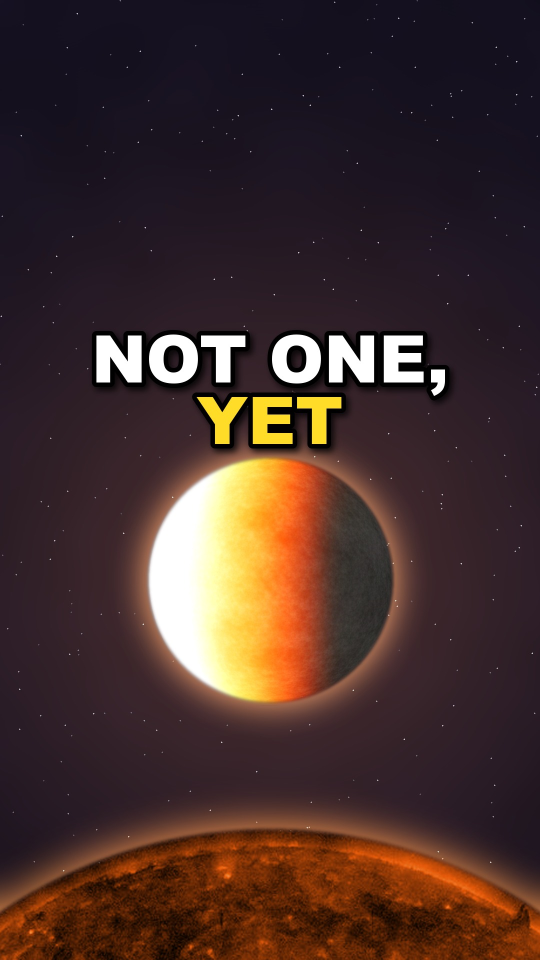
#> input picture 00_Brand/Channel-Setup/audits/THUMB_AUDIT_2026-10-04/blackdwarf_short_mZ82-ijANk4.jpg, 1080 x 1920 px, given in place of PIA19048_europa_hi.jpg, which was not available (shown at 1/2 size)
$ python build_weekly_thumbs_j3302.py
#> lines starting #> are read from the running program, lines starting #| are printed output that depends on the picture
### 00_Brand/Channel-Setup/tools/thumb_preview.py
#!/usr/bin/env python3
"""Thumbnail phone-size preview — run on every thumb BEFORE upload (25 Sep 2026 audit).

Renders each thumb at the sizes people actually see it on a phone, next to the live
channel's current thumbs if you pass them too, and writes one sheet to eyeball:

  long (16:9)   phone search row 168×94 · phone home feed 360×202
  short (9:16)  search / channel tile 110×196 · centre 16:9 crop 168×94 (Shorts list)

The test (THUMBNAIL_AND_TITLE_RULES.md): at 168×94 every hook word is readable, the one
subject is recognisable, and nothing in the centre crop is cut off. If you have to lean
in, the text is too small or too long.

Usage
  python3 thumb_preview.py long  thumb.jpg [other.jpg ...] --out /tmp/long_preview.jpg
  python3 thumb_preview.py short thumb.jpg [other.jpg ...] --out /tmp/short_preview.jpg
  python3 thumb_preview.py long  thumb.jpg --out /tmp/x.jpg --score   # + colour numbers (Packaging, 11 Oct 2026)

--score prints, per thumb, mean HSV saturation (0-255) and the near-black share (luma < 26), and
exits 1 on a FAIL (THUMBNAIL_AND_TITLE_RULES.md §2.B): long saturation below SAT_FAIL, or near-black
over 30%. Orbit's last ten longs averaged about 94-97; Astrum's top longs about 139-141 (11 Oct 2026).
HOS covers are scored on near-black only (period paper: no saturation push), with --house hos.

Needs Pillow (pip install pillow).
"""
from __future__ import annotations

import argparse
from pathlib import Path

from PIL import Image, ImageOps

SIZES = {
    "long": [("search", (168, 94)), ("home", (360, 202))],
    "short": [("tile", (110, 196)), ("centre crop", (168, 94))],
}
GAP = 12
SAT_TARGET = 120   # Orbit longs aim here (Astrum top ~139, ours ~94 on 11 Oct 2026)
SAT_FAIL = 100     # below this an Orbit long thumb FAILs the Chief / Auditor review
SAT_FAIL_PALE = 85 # --pale: a naturally pale subject (the Moon, Europa ice, Saturn); Chief notes it in the review
NEAR_BLACK_MAX = 0.30


def score(path: Path, kind: str, house: str = "owb", pale: bool = False) -> dict:
    """Colour numbers for the Packaging check (11 Oct 2026). Pillow only."""
    im = Image.open(path).convert("RGB")
    sat = Image.open(path).convert("HSV").getchannel("S")
    hist = sat.histogram()
    mean_sat = sum(i * n for i, n in enumerate(hist)) / max(1, sum(hist))
    lh = im.convert("L").histogram()
    nb = sum(lh[:26]) / max(1, sum(lh))
    fails = []
    if nb > NEAR_BLACK_MAX:
        fails.append(f"near-black {nb:.0%} > 30%")
    floor = SAT_FAIL_PALE if pale else SAT_FAIL
    if house == "owb" and kind == "long" and mean_sat < floor:
        fails.append(f"saturation {mean_sat:.0f} < {floor} (target {SAT_TARGET}+)")
    return {"file": str(path), "saturation": round(mean_sat, 1), "near_black": round(nb, 3), "fails": fails}


# [49 lines left out: functions render, main, not called in this run]


# [2 lines that do not run on import are left out]

### 00_Brand/Channel-Setup/tools/build_weekly_thumbs_j3302.py
#!/usr/bin/env python3
"""J3302: reproducible weekly thumbnail builder for Orbit With Ben (2026-11-21).

Builds the 3 Test & Compare Challenger B thumbnails for the 3 weakest untested
public longs (no running Studio test and no pending Chief-approved proposal):
  1. NbW5G1BpPY0 (006 Europa: Could Life Exist Under The Ice Of Europa?)
     -> NbW5G1BpPY0_B_v01.jpg  |  2× EARTH'S WATER  (yellow: 2×)
     Real NASA/JPL-Caltech/SETI Galileo enhanced-color Europa mosaic (PIA19048)
     + Apollo 17 Blue Marble Earth scale/ocean reference (as17-148-22727)
     + crisp white discovery arrow to Europa's fractured red-brown ice lineae.
  2. rVqgtkBV3jc (024 Light Speed: What Happens If You Travel Near Light Speed?)
     -> rVqgtkBV3jc_B_v01.jpg  |  YOU AGE SLOWER  (yellow: SLOWER)
     Real NASA STS-41B photograph of Bruce McCandless II floating untethered
     above Earth's curved blue limb (S84-27018), composited against a
     relativistic blue-shifted forward / red-shifted aft starlight field
     (024 locked script v02 Scene 03; replaces synthetic sci-fi ship and
     fixes 6-word §2.B.2 style FAIL).
  3. REXYxuLOBoI (005 Last Star: The Last Star: What Happens When a Red Dwarf Dies?)
     -> REXYxuLOBoI_B_v01.jpg  |  OUTLIVES OUR SUN  (yellow: OUTLIVES)
     Real NASA/GSFC SDO AIA 304 Å extreme-UV full-disk solar plate with
     erupting filament (GSFC_20171208_Archive_e002069) graded as a blazing
     crimson red dwarf + Apollo 17 Blue Marble Earth story/scale inset
     (as17-148-22727; fixes missing §2.A.5 scale ref and vague LAST LIGHT hook).

£0 spend; 100% public-domain NASA plates; no YouTube Studio writes.
"""
from __future__ import annotations

import argparse
import hashlib
import json
import math
import shutil
import subprocess
import sys
from pathlib import Path

import numpy as np
from PIL import Image, ImageDraw, ImageEnhance, ImageFilter, ImageFont, ImageOps

ROOT = (
    Path(__file__).resolve().parents[3]
    if "00_Brand" in str(Path(__file__).resolve())
    else Path.cwd()
)
SYS_TOOLS = ROOT / "00_Brand/Channel-Setup/tools"
sys.path.insert(0, str(SYS_TOOLS))
from thumb_preview import score as score_thumb  # noqa: E402

FONT_PATH = "/System/Library/Fonts/Supplemental/Arial Black.ttf"
W, H = 1280, 720
BAND_H = 148
YELLOW = (255, 230, 0)
WHITE = (255, 255, 255)
BLACK = (0, 0, 0)

NAS_BASE = Path("/Volumes/data/studio-live/orbit-with-ben/02_Video-Projects")
DEFAULT_PLATES = Path.home() / "_desk/j3302/plates"
DEFAULT_EARTH = Path.home() / "_desk/j2834/plates/as17-148-22727.jpg"
DEFAULT_LIVE = Path.home() / "_desk/j3302/live"
DEFAULT_OUT = Path.home() / "_desk/j3302/designs_v01"


def sha256(p: Path) -> str:
    return hashlib.sha256(p.read_bytes()).hexdigest()


def make_cosmic_bg(
    seed: int,
    base_rgb: tuple[int, int, int],
    glow_rgb: tuple[int, int, int],
    gx: float,
    gy: float,
    gr: float,
    sec_glow: tuple[tuple[int, int, int], float, float, float] | None = None,
    stars: int = 95,
) -> Image.Image:
#> called with seed = 601, base_rgb = (8, 18, 50), glow_rgb = (16, 78, 178), gx = 790, gy = 540, gr = 620, sec_glow = ((22, 102, 205), 215, 515, 310), stars = 110
    rng = np.random.default_rng(seed)
    yy, xx = np.mgrid[0:H, 0:W]
    g = np.exp(-(((xx - gx) ** 2) / (gr ** 2) + ((yy - gy) ** 2) / ((gr * 0.72) ** 2)))
    arr = np.zeros((H, W, 3), dtype=np.float32)
    for k in range(3):
        arr[:, :, k] = base_rgb[k] + glow_rgb[k] * g
    if sec_glow is not None:
        rgb2, x2, y2, r2 = sec_glow
        g2 = np.exp(-(((xx - x2) ** 2) / (r2 ** 2) + ((yy - y2) ** 2) / ((r2 * 0.8) ** 2)))
        for k in range(3):
            arr[:, :, k] += rgb2[k] * g2
    arr += rng.normal(0, 1.0, (H, W, 1))
    im = Image.fromarray(np.clip(arr, 0, 255).astype(np.uint8))
    d = ImageDraw.Draw(im)
    for _ in range(stars):
        sx = int(rng.integers(14, W - 14))
        sy = int(rng.integers(BAND_H + 6, H - 14))
        sv = int(rng.integers(120, 235))
        r = 1 if rng.random() < 0.82 else 2
        d.ellipse((sx, sy, sx + r, sy + r), fill=(sv, sv, min(255, sv + 30)))
    return im


def apply_top_band_scrim(im: Image.Image, band_rgb: tuple[int, int, int] = (14, 24, 52), strength: float = 0.72) -> Image.Image:
    """Smooth cosine-feathered top band (y=0..186) with zero hard seam."""
    arr = np.asarray(im, dtype=np.float32)
    yy = np.arange(H, dtype=np.float32)[:, None]
    t = np.clip((yy - 95.0) / (195.0 - 95.0), 0.0, 1.0)
    alpha = strength * 0.5 * (1.0 + np.cos(math.pi * t))
    alpha = np.where(yy < 95.0, strength, alpha)[:, :, None]
    tint = np.array(band_rgb, dtype=np.float32)[None, None, :]
    out = arr * (1.0 - alpha) + tint * alpha
    return Image.fromarray(np.clip(out, 0, 255).astype(np.uint8))


def draw_top_band_text(
    im: Image.Image,
    tokens: list[tuple[str, tuple[int, int, int]]],
    max_w: int = 1190,
    start_size: int = 104,
    y_center: int = 74,
) -> tuple[int, int]:
    """Draw bold ALL-CAPS single-line house headline in top band, yellow hook word + heavy black outline."""
    d = ImageDraw.Draw(im)
    size = start_size
    while size >= 66:
        font = ImageFont.truetype(FONT_PATH, size)
        space_w = int(d.textlength(" ", font=font))
        widths = [int(d.textlength(w, font=font)) for w, _ in tokens]
        total_w = sum(widths) + space_w * (len(tokens) - 1)
        if total_w <= max_w:
            break
        size -= 2
    font = ImageFont.truetype(FONT_PATH, size)
    space_w = int(d.textlength(" ", font=font))
    widths = [int(d.textlength(w, font=font)) for w, _ in tokens]
    total_w = sum(widths) + space_w * (len(tokens) - 1)
    bbox_sample = d.textbbox((0, 0), "EARTHS", font=font)
    th = bbox_sample[3] - bbox_sample[1]
    x = (W - total_w) // 2
    y = y_center - th // 2 - bbox_sample[1]
    stroke_w = max(7, size // 11)
    # Soft drop shadow layer
    shadow = Image.new("RGBA", (W, H), (0, 0, 0, 0))
    sd = ImageDraw.Draw(shadow)
    cx = x
    for (w, _), ww in zip(tokens, widths):
        sd.text((cx + 4, y + 6), w, font=font, fill=(0, 0, 0, 210), stroke_width=stroke_w + 3, stroke_fill=(0, 0, 0, 210))
        cx += ww + space_w
    shadow = shadow.filter(ImageFilter.GaussianBlur(5))
    im_rgba = im.convert("RGBA")
    im_rgba.alpha_composite(shadow)
    im.paste(im_rgba.convert("RGB"))

    d = ImageDraw.Draw(im)
    cx = x
    for (w, col), ww in zip(tokens, widths):
        d.text((cx, y), w, font=font, fill=col, stroke_width=stroke_w, stroke_fill=BLACK)
        cx += ww + space_w
    return size, y + th + bbox_sample[1]


def draw_arrow(
    im: Image.Image,
    p0: tuple[float, float],
    p1: tuple[float, float],
    color: tuple[int, int, int] = WHITE,
    shaft_w: int = 14,
    head_len: float = 42.0,
    head_half: float = 24.0,
) -> None:
    d = ImageDraw.Draw(im)
    dx, dy = p1[0] - p0[0], p1[1] - p0[1]
    dist = math.hypot(dx, dy)
    ux, uy = dx / dist, dy / dist
    px, py = -uy, ux
    bx, by = p1[0] - ux * head_len, p1[1] - uy * head_len
    d.line((p0[0], p0[1], bx, by), fill=BLACK, width=shaft_w + 10)
    d.polygon(
        [
            (p1[0] + ux * 6, p1[1] + uy * 6),
            (bx - ux * 4 + px * (head_half + 6), by - uy * 4 + py * (head_half + 6)),
            (bx - ux * 4 - px * (head_half + 6), by - uy * 4 - py * (head_half + 6)),
        ],
        fill=BLACK,
    )
    d.line((p0[0], p0[1], bx, by), fill=color, width=shaft_w)
    d.polygon(
        [
            p1,
            (bx + px * head_half, by + py * head_half),
            (bx - px * head_half, by - py * head_half),
        ],
        fill=color,
    )


def extract_earth_globe(earth_path: Path, diam: int, warm_rim: bool = False) -> Image.Image:
    """Cleanly extract circular Apollo 17 Blue Marble globe with vivid ocean grade & soft atmospheric rim."""
    src = Image.open(earth_path).convert("RGB")
    arr = np.asarray(src, dtype=np.float32)
    lum = 0.299 * arr[:, :, 0] + 0.587 * arr[:, :, 1] + 0.114 * arr[:, :, 2]
    ys, xs = np.where(lum > 24)
    y0, y1, x0, x1 = int(ys.min()), int(ys.max()), int(xs.min()), int(xs.max())
    cx, cy = (x0 + x1) / 2.0, (y0 + y1) / 2.0
    r = min(x1 - x0, y1 - y0) / 2.0
    crop = src.crop((int(cx - r), int(cy - r), int(cx + r), int(cy + r))).resize((diam, diam), Image.LANCZOS)
    crop = ImageEnhance.Color(crop).enhance(1.55)
    crop = ImageEnhance.Contrast(crop).enhance(1.18)
    crop = ImageEnhance.Brightness(crop).enhance(1.06)

    # Circular alpha mask with 2px feathered edge
    yy, xx = np.mgrid[0:diam, 0:diam]
    rr = np.sqrt((xx - diam / 2.0) ** 2 + (yy - diam / 2.0) ** 2)
    alpha = np.clip((diam / 2.0 - 1.5 - rr) / 2.5, 0.0, 1.0)
    rgba = np.zeros((diam, diam, 4), dtype=np.uint8)
    rgb = np.asarray(crop, dtype=np.float32)
    if warm_rim:
        # Subtle fiery starlight rim on the right limb facing the red dwarf
        rim = np.clip((rr / (diam / 2.0) - 0.65) / 0.35, 0.0, 1.0) * np.clip((xx - diam * 0.42) / (diam * 0.5), 0.0, 1.0)
        rgb[:, :, 0] = np.clip(rgb[:, :, 0] + 115 * rim, 0, 255)
        rgb[:, :, 1] = np.clip(rgb[:, :, 1] + 45 * rim, 0, 255)
    rgba[:, :, :3] = np.clip(rgb, 0, 255).astype(np.uint8)
    rgba[:, :, 3] = (alpha * 255).astype(np.uint8)
    return Image.fromarray(rgba, "RGBA")


def paste_with_glow(canvas: Image.Image, fg: Image.Image, xy: tuple[int, int], glow_rgb: tuple[int, int, int], blur: int = 24, strength: float = 0.65) -> None:
    alpha = fg.getchannel("A")
    glow = Image.new("RGBA", fg.size, (*glow_rgb, 255))
    glow.putalpha(alpha.point(lambda p: int(p * strength)))
    pad = blur * 2
    gpad = Image.new("RGBA", (fg.width + pad * 2, fg.height + pad * 2), (0, 0, 0, 0))
    gpad.paste(glow, (pad, pad))
    gpad = gpad.filter(ImageFilter.GaussianBlur(blur))
    base = canvas.convert("RGBA")
    base.alpha_composite(gpad, (xy[0] - pad, xy[1] - pad))
    base.alpha_composite(fg, xy)
    canvas.paste(base.convert("RGB"))


def build_europa(plates: Path, earth_path: Path, out_path: Path) -> dict:
    """1. NbW5G1BpPY0 (006 Europa) -> 2× EARTH'S WATER (yellow 2×)."""
    bg = make_cosmic_bg(
        seed=601,
        base_rgb=(8, 18, 50),
        glow_rgb=(16, 78, 178),
        gx=790, gy=540, gr=620,
        sec_glow=((22, 102, 205), 215, 515, 310),
        stars=110,
    )
    eu = Image.open(plates / "PIA19048_europa_hi.jpg").convert("RGB")
#> eu is the input picture: PIL image 1080x1920 RGB; mean R, G, B 69.8, 47.3, 43.4
    # PIA19048 is 1280x946: Europa's sunlit circular limb arch is centered near (cx=636, cy=696), radius ~598px!
    # Fit a clean geometric circle mask to the sunlit outer limb and anchor Europa's dark terminator cleanly at y=720
    # so there is ZERO jagged luminance-cutout edge!
    arr = np.asarray(eu, dtype=np.float32)
    lum = 0.299 * arr[:, :, 0] + 0.587 * arr[:, :, 1] + 0.114 * arr[:, :, 2]
    ys, xs = np.where(lum > 18)
    x0, x1 = int(xs.min()), int(xs.max())
#> x0 = 0; x1 = 1079
    y0 = int(ys.min())
#> y0 = 0
    # Top of arch is y0, width spans x0..x1 -> radius r = (x1 - x0)/2, center = ((x0+x1)/2, y0 + r)
    eu_r = (x1 - x0) / 2.0
#> eu_r = 539.5
    eu_cx = (x0 + x1) / 2.0
#> eu_cx = 539.5
    eu_cy = y0 + eu_r
#> eu_cy = 539.5
    # Crop from top of limb down to slightly past the equator/terminator (y0..y0+int(eu_r*1.04))
    crop_box = (max(0, int(eu_cx - eu_r - 4)), max(0, y0 - 4), min(eu.width, int(eu_cx + eu_r + 4)), min(eu.height, int(y0 + eu_r * 1.03)))
#> crop_box = (0, 0, 1080, 555)
    eu_crop = eu.crop(crop_box)
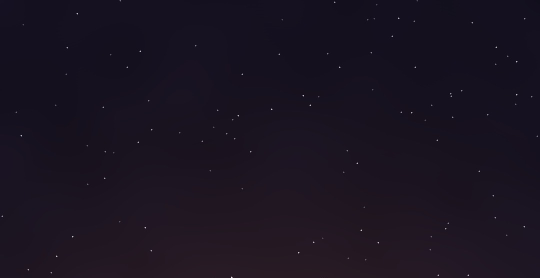
#> eu_crop: PIL image 1080x555 RGB (shown at 1/2 size); mean R, G, B 25.9, 19.4, 32.5
    target_w = 880
    scale = target_w / eu_crop.width
    target_h = int(eu_crop.height * scale)
    eu_scaled = eu_crop.resize((target_w, target_h), Image.LANCZOS)
    eu_scaled = ImageEnhance.Contrast(eu_scaled).enhance(1.26)
    eu_scaled = ImageEnhance.Color(eu_scaled).enhance(1.52)
    eu_scaled = ImageEnhance.Sharpness(eu_scaled).enhance(1.30)

    earr = np.asarray(eu_scaled, dtype=np.float32)
    yy_e, xx_e = np.mgrid[0:target_h, 0:target_w]
    scx = (eu_cx - crop_box[0]) * scale
#> scx = 439.6
    scy = (eu_cy - crop_box[1]) * scale
#> scy = 439.6
    sr = eu_r * scale - 2.0
#> sr = 437.6
    rr = np.sqrt((xx_e - scx) ** 2 + (yy_e - scy) ** 2)
    # Crisp geometric circular outer limb mask (zero speckle)
    alpha = np.clip((sr - rr) / 3.0, 0.0, 1.0)
    # Gently lift Europa's shadowed lower terminator with deep ocean-blue bounce light (no near-black band)
    elum = 0.299 * earr[:, :, 0] + 0.587 * earr[:, :, 1] + 0.114 * earr[:, :, 2]
    lift = np.clip((48.0 - elum) / 48.0, 0.0, 1.0) * alpha
    earr[:, :, 0] = np.clip(earr[:, :, 0] + 10.0 * lift, 0, 255)
    earr[:, :, 1] = np.clip(earr[:, :, 1] + 32.0 * lift, 0, 255)
    earr[:, :, 2] = np.clip(earr[:, :, 2] + 68.0 * lift, 0, 255)

    eu_rgba = np.zeros((target_h, target_w, 4), dtype=np.uint8)
    eu_rgba[:, :, :3] = np.clip(earr, 0, 255).astype(np.uint8)
    eu_rgba[:, :, 3] = (alpha * 255).astype(np.uint8)
    eu_fg = Image.fromarray(eu_rgba, "RGBA")

    # Anchor Europa cleanly against the bottom edge (y=720 - target_h + 18) -> giant horizon globe, zero floating edge!
    ex = 375
    ey = H - target_h + 22
    paste_with_glow(bg, eu_fg, (ex, ey), glow_rgb=(45, 165, 255), blur=26, strength=0.58)
#> in paste_with_glow, `glow.putalpha(alpha.point(lambda p: int(p * strength)))`:
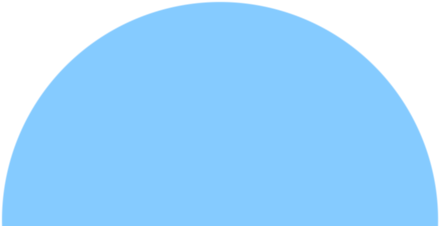
#> glow: PIL image 880x452 RGBA (shown at 1/2 size); mean R, G, B, A 45, 165, 255, 114.2; transparent parts drawn white
#> in paste_with_glow, `gpad = gpad.filter(ImageFilter.GaussianBlur(blur))`:
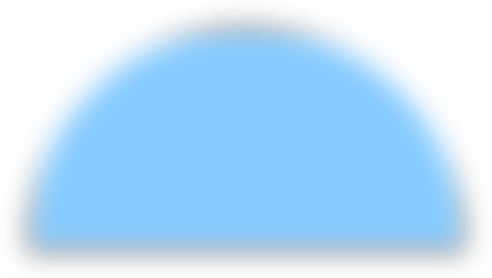
#> gpad: PIL image 984x556 RGBA (shown at 1/2 size); mean R, G, B, A 32.7, 119.9, 185.2, 83; transparent parts drawn white
#> in paste_with_glow, `base.alpha_composite(fg, xy)`:
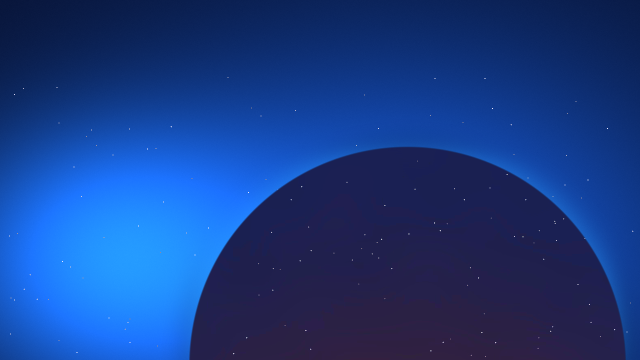
#> base: PIL image 1280x720 RGBA (shown at 1/2 size); mean R, G, B, A 23.8, 59.7, 133.8, 255

    # Scale/story reference: Apollo 17 Blue Marble Earth on lower-left
    earth = extract_earth_globe(earth_path, diam=232)
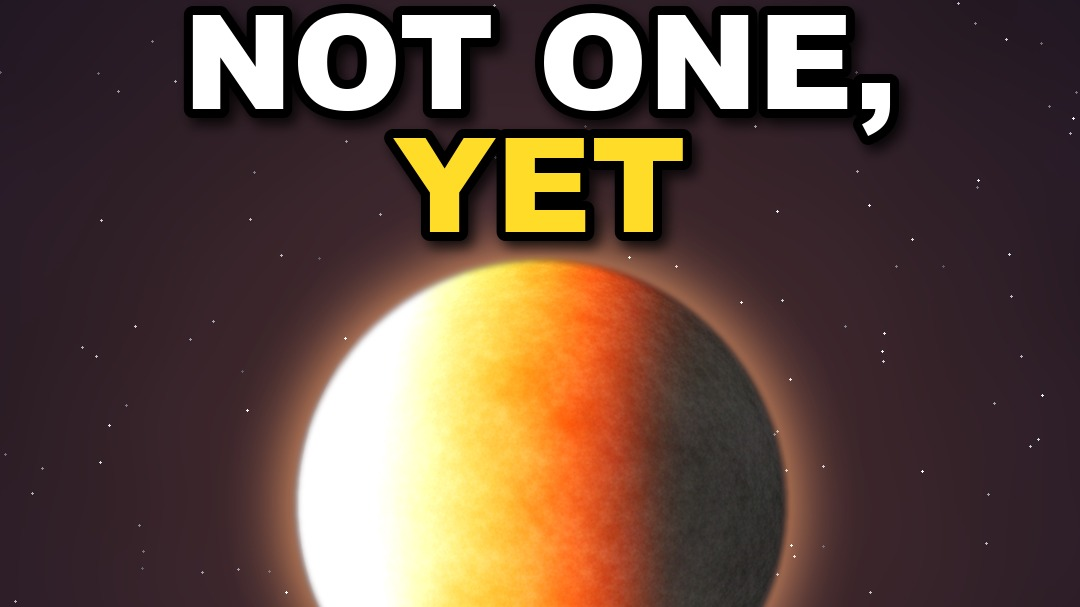
#> input picture 00_Brand/Channel-Setup/audits/THUMB_AUDIT_2026-10-04/blackdwarf_short_mZ82-ijANk4_16x9.jpg, 1080 x 607 px, given in place of as17-148-22727.jpg, which was not available
#> in extract_earth_globe, src is the input picture: PIL image 1080x607 RGB; mean R, G, B 99.3, 76.3, 64.6
#> in extract_earth_globe, `lum = 0.299 * arr[:, :, 0] + 0.587 * arr[:, :, 1] + 0.114 * arr[:, :, 2]`:
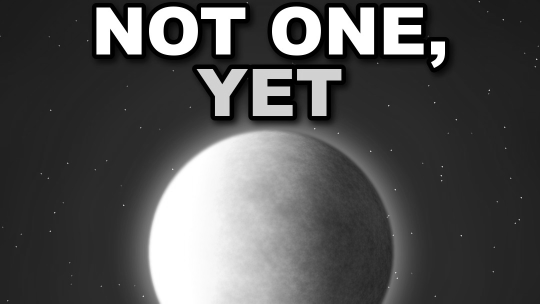
#> lum: shape (607, 1080) float32 (shown at 1/2 size); min 0, max 255, mean 81.8
#> in extract_earth_globe, `y0, y1, x0, x1 = int(ys.min()), int(ys.max()), int(xs.min()), int(xs.m..`: y0 = 0; y1 = 606; x0 = 0; x1 = 1079
#> in extract_earth_globe, `cx, cy = (x0 + x1) / 2.0, (y0 + y1) / 2.0`: cx = 539.5; cy = 303
#> in extract_earth_globe, `crop = ImageEnhance.Brightness(crop).enhance(1.06)`:
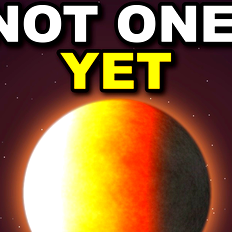
#> crop: PIL image 232x232 RGB; mean R, G, B 143.6, 103, 62.7
#> (the rest of the program and of its run is left out)
